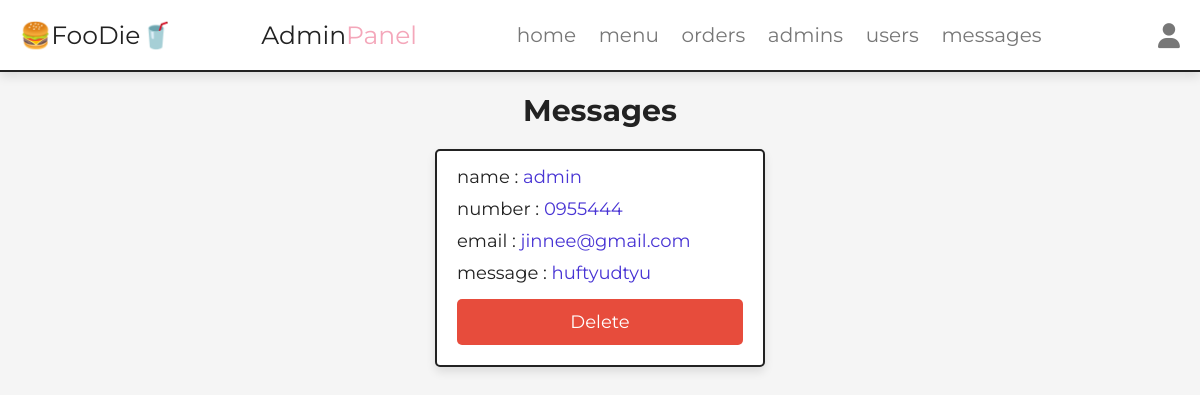
/admin/messages.php (signed in), run on the app's committed database.
### tables this page shows
CREATE TABLE `messages` (
  `id` int(100) NOT NULL,
  `user_id` int(100) NOT NULL,
  `name` varchar(100) NOT NULL,
  `email` varchar(100) NOT NULL,
  `number` varchar(15) NOT NULL,
  `message` varchar(500) NOT NULL
);

### admin/messages.php (the view, shortened to what this page needs)
<?php
include '../components/connect.php';
?>
<!DOCTYPE html>
<html lang="en">
<head>
   <link rel="stylesheet" href="https://cdnjs.cloudflare.com/ajax/libs/font-awesome/6.1.1/css/all.min.css">
   <link rel="stylesheet" href="../css/admin_style.css">
</head>
<body>
<?php include '../components/admin_header.php' ?>
<section class="messages">
   <h1 class="heading">messages</h1>
   <div class="box-container">
   <?php
      $select_messages = $conn->prepare("SELECT * FROM `messages`");
      $select_messages->execute();
      if($select_messages->rowCount() > 0){
         while($fetch_messages = $select_messages->fetch(PDO::FETCH_ASSOC)){
   ?>
   <div class="box">
      <p> name : <span><?= $fetch_messages['name']; ?></span> </p>
      <p> number : <span><?= $fetch_messages['number']; ?></span> </p>
      <p> email : <span><?= $fetch_messages['email']; ?></span> </p>
      <p> message : <span><?= $fetch_messages['message']; ?></span> </p>
      <a href="messages.php?delete=<?= $fetch_messages['id']; ?>" class="delete-btn" onclick="return confirm('delete this message?');">delete</a>
   </div>
   <?php
         }
      }else{
         echo '<p class="empty">you have no messages</p>';
      }
   ?>
   </div>
</section>
</body>
</html>

### css/admin_style.css (style rules this page uses)
:root { --main-color: #4834d4; --danger: #e74c3c; --light-bg: #f5f5f5; --border: .2rem solid var(--black); --box-shadow: 0 .5rem 1rem rgba(0, 0, 0, .1); --red: #f4a7ba; --white: #fff; --black: #222; --light-color: #777; --background-color: #f2f2f2; --star-color: #ffe700; }
* { font-family: 'Montserrat', sans-serif; margin: 0; padding: 0; box-sizing: border-box; text-decoration: none; outline: none; border: none; }
html { font-size: 62.5%; overflow-x: hidden; }
body { background-color: var(--light-bg); }
section { max-width: 1200px; margin: 0 auto; padding: 2rem; }
.btn, .delete-btn, .option-btn { display: block; margin-top: 1rem; border-radius: .5rem; cursor: pointer; width: 100%; font-size: 1.8rem; color: var(--white); padding: 1.2rem 3rem; text-transform: capitalize; text-align: center; }
.delete-btn { background-color: var(--danger); }
.heading { text-align: center; margin-bottom: 2rem; text-transform: capitalize; color: var(--black); font-size: 3rem; }
.messages .box-container { display: grid; grid-template-columns: repeat(auto-fit, 33rem); gap: 1.5rem; justify-content: center; align-items: flex-start; }
.messages .box-container .box { background-color: var(--white); border-radius: .5rem; box-shadow: var(--box-shadow); border: var(--border); padding: 2rem; padding-top: 1rem; }
.messages .box-container .box p { padding: .5rem 0; font-size: 1.8rem; color: var(--black); }
.messages .box-container .box p span { color: var(--main-color); }

### data on the page
messages: name "admin", number "0955444", email "jinnee@gmail.com", message "huftyudtyu"
